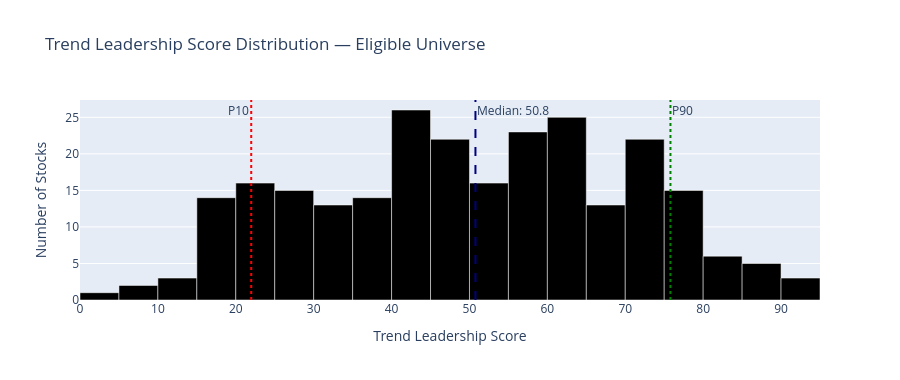

Here is the notebook cell this chart was saved with:
### Markdown cell above
## 3. Trend leadership score distribution

### Code cell
def trailing_return(close, lookback_days, skip_days=0):
    base = close.shift(skip_days)
    return base.div(base.shift(lookback_days)).sub(1)

def pct_rank(df, ascending=True):
    return df.rank(axis=1, pct=True, ascending=ascending) * 100

mom_12_1 = trailing_return(close, 252, 21)
mom_6_1 = trailing_return(close, 126, 21)
vol_20 = close.pct_change().rolling(20).std() * np.sqrt(252)
ma100 = close.rolling(100).mean()
ma200 = close.rolling(200).mean()
high_252 = close.rolling(252).max()
liquidity = traded_value.rolling(63).median()

eligible = (close >= MIN_PRICE) & (liquidity >= MIN_MEDIAN_TURNOVER) & (close > ma100) & (close > ma200) & (mom_12_1 > 0)

scores_df = pd.DataFrame({
    'symbol': close.columns,
    'company_name': company_names.reindex(close.columns).values,
    'mom_12_1': mom_12_1.iloc[-1].reindex(close.columns).values,
    'mom_6_1': mom_6_1.iloc[-1].reindex(close.columns).values,
    'near_high': close.iloc[-1].div(high_252.iloc[-1]).reindex(close.columns).values,
    'inv_vol': vol_20.iloc[-1].reindex(close.columns).values,
    'eligible': eligible.iloc[-1].reindex(close.columns).values,
})

trend_score = (
    0.45 * pct_rank(mom_12_1.where(eligible)).iloc[-1]
    + 0.20 * pct_rank(mom_6_1.where(eligible)).iloc[-1]
    + 0.20 * pct_rank(close.div(high_252).where(eligible)).iloc[-1]
    + 0.15 * pct_rank(vol_20.where(eligible), ascending=False).iloc[-1]
)
scores_df['score'] = trend_score.reindex(scores_df['symbol']).values
scores_df = scores_df.dropna(subset=['score']).sort_values('score', ascending=False).reset_index(drop=True)

fig = go.Figure()
fig.add_trace(go.Histogram(
    x=scores_df['score'], nbinsx=25,
    marker=dict(color=scores_df['score'], colorscale='RdYlGn', showscale=False, line=dict(color='white', width=0.5)),
    name='Trend Score Distribution'
))
median_score = scores_df['score'].median()
fig.add_vline(x=median_score, line_dash='dash', line_color='navy', annotation_text=f'Median: {median_score:.1f}', annotation_position='top right')
fig.add_vline(x=scores_df['score'].quantile(0.9), line_dash='dot', line_color='green', annotation_text='P90', annotation_position='top right')
fig.add_vline(x=scores_df['score'].quantile(0.1), line_dash='dot', line_color='red', annotation_text='P10', annotation_position='top left')
fig.update_layout(title='Trend Leadership Score Distribution — Eligible Universe', height=380, xaxis_title='Trend Leadership Score', yaxis_title='Number of Stocks')
fig.show()

summary = scores_df['score'].describe().rename('Value').round(2)
print(summary.to_string())

### Figure 1 — Plotly figure (JSON) as saved in the notebook; plotly's stock layout.template omitted (floating-point values rounded to 4 significant figures; data arrays with more than 128 entries replaced by an {"elided": "..."} marker saying what was removed)
{"data": [{"marker": {"color": {"elided": "254 float values"}, "colorscale": [[0, "rgb(165,0,38)"], [0.1, "rgb(215,48,39)"], [0.2, "rgb(244,109,67)"], [0.3, "rgb(253,174,97)"], [0.4, "rgb(254,224,139)"], [0.5, "rgb(255,255,191)"], [0.6, "rgb(217,239,139)"], [0.7, "rgb(166,217,106)"], [0.8, "rgb(102,189,99)"], [0.9, "rgb(26,152,80)"], [1, "rgb(0,104,55)"]], "line": {"color": "white", "width": 0.5}, "showscale": false}, "name": "Trend Score Distribution", "nbinsx": 25, "type": "histogram", "x": {"elided": "254 float values"}}], "layout": {"annotations": [{"showarrow": false, "text": "Median: 50.8", "x": 50.77, "xanchor": "left", "xref": "x", "y": 1, "yanchor": "top", "yref": "y domain"}, {"showarrow": false, "text": "P90", "x": 75.8, "xanchor": "left", "xref": "x", "y": 1, "yanchor": "top", "yref": "y domain"}, {"showarrow": false, "text": "P10", "x": 21.98, "xanchor": "right", "xref": "x", "y": 1, "yanchor": "top", "yref": "y domain"}], "height": 380, "shapes": [{"line": {"color": "navy", "dash": "dash"}, "type": "line", "x0": 50.77, "x1": 50.77, "xref": "x", "y0": 0, "y1": 1, "yref": "y domain"}, {"line": {"color": "green", "dash": "dot"}, "type": "line", "x0": 75.8, "x1": 75.8, "xref": "x", "y0": 0, "y1": 1, "yref": "y domain"}, {"line": {"color": "red", "dash": "dot"}, "type": "line", "x0": 21.98, "x1": 21.98, "xref": "x", "y0": 0, "y1": 1, "yref": "y domain"}], "title": {"text": "Trend Leadership Score Distribution — Eligible Universe"}, "xaxis": {"title": {"text": "Trend Leadership Score"}}, "yaxis": {"title": {"text": "Number of Stocks"}}}}
